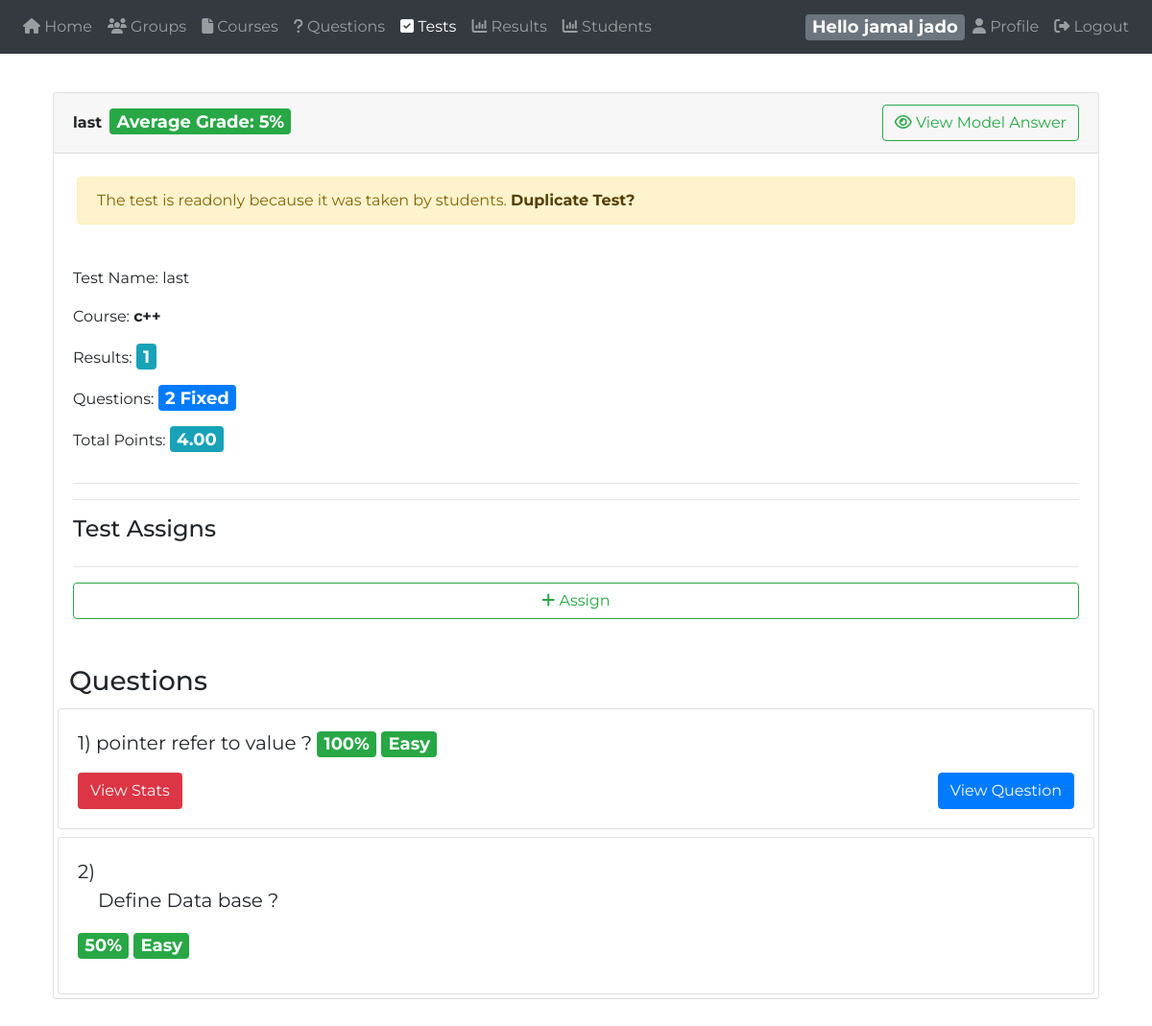
The page /instructor/?tests=view&id=42 (signed in) on the database its author committed.
### tables this page shows
CREATE TABLE `instructor` (
  `id` int(11) NOT NULL,
  `name` varchar(120) NOT NULL,
  `email` varchar(120) NOT NULL,
  `password` varchar(100) NOT NULL,
  `phone` varchar(13) NOT NULL,
  `password_token` varchar(100) DEFAULT NULL,
  `token_expire` timestamp NULL DEFAULT NULL,
  `suspended` int(11) NOT NULL DEFAULT 0,
  `isAdmin` tinyint(1) NOT NULL DEFAULT 0
);

CREATE TABLE `test` (
  `id` int(11) NOT NULL,
  `name` varchar(255) DEFAULT NULL,
  `courseID` int(11) DEFAULT NULL,
  `deleted` tinyint(1) DEFAULT 0,
  `instructorID` int(11) DEFAULT NULL
);

CREATE TABLE `question` (
  `id` int(11) NOT NULL,
  `question` varchar(2000) DEFAULT NULL,
  `type` int(1) DEFAULT NULL COMMENT '0 - MCQ / 1 - T/F /2- COMPLETE/',
  `points` int(11) NOT NULL DEFAULT 1,
  `difficulty` tinyint(1) DEFAULT 1,
  `isTrue` tinyint(1) NOT NULL DEFAULT 1,
  `instructorID` int(11) NOT NULL,
  `courseID` int(11) DEFAULT NULL,
  `deleted` tinyint(1) NOT NULL DEFAULT 0
);

### instructor/app/view/tests.php (the view, shortened to what the rows shown need)
<?php
require_once 'header.php';
require_once 'header.php';
require_once 'navbar.php';
    if (($_GET['tests'] == "addQuestions") && (isset($_GET['id']))) { ?>
      <div class="col-md-12">
        <div class="card">
          <div class="card-header">
            <strong class="card-title">Questions</strong>
            <a href="?questions=add" type="button" class="btn btn-outline-primary float-right mb-1"><i class="fa fa-plus"></i>Add New Question</a>
            <a href="?tests=view&id=<?php echo $_GET['id']?>" type="button" class="btn btn-outline-primary float-right mb-1" style="margin-right: 22px;"><i class="fa fa-arrow-circle-left"></i>  Back To Test</a>
          </div>
          <div class="card-body">
            <div class="row form-group">
              <div class="col col-md-3">
                <label>You selected</label>
              </div>
              <div class="col-12 col-md-9">
                <span class="badge badge-success" id="counter">0</span> Questions
              </div>
            </div>
            <div class="row form-group">
              <div class="col col-md-3">
                <label for="total">Total Points</label>
              </div>
              <div class="col-12 col-md-9">
                <span class="badge badge-success" id="total">0</span> Point
              </div>
            </div>
          </div>
          <div class="card-body">
            <table id="AssignQuestionsTable" class="table table-striped table-bordered">
              <thead>
                <tr>
                  <th></th>
                  <th class="d-none">ID</th>
                  <th>Question</th>
                  <th>Course</th>
                  <th>Points</th>
                  <th>Type</th>
                  <th>Difficulty</th>
                </tr>
              </thead>
              <tbody>
                <?php
                  $_tests = new test();
                  $Questions = $_tests->getQuestionsNotInTest($_GET['id']);
                  $qTypes = [0=>'Multiple Choise',1=>'True/False',2=>'Complete',3=>'Multiple Select',4=>'Matching',5=>'Essay'];
                  foreach ($Questions as $question) {
                      echo '<tr>
                            <td></td>
                            <td class="d-none">'. $question->id .'</td>
                            <td style="max-width:300px">'. $question->question .'</td>
                            <td>'. $question->course .'</td>
                            <td class="qDegree">
                              <input class="form-control" value="'. $question->points .'" disabled>
                            </td>
                            <td>'. $qTypes[$question->type] .'</td>
                            <td>'. (($question->difficulty == 1)?'<span class="badge badge-success">Easy</span>':(($question->difficulty == 2)?'<span class="badge badge-warning">Moderate</span>':'<span class="badge badge-danger">Hard</span>')) .'</td>
                      </tr>';
                  }?>
              </tbody>
            </table>
            <form id="testQuestions" action="app/controller/test.inc.php?addQuestionsToTest=<?php echo $_GET['id']; ?>" method="post">
            </form>
            <button type="submit" form="testQuestions" class="btn btn-outline-primary btn-lg btn-block">Add To Test</button>
          </div>
        </div>
      </div>
    <?php
} elseif (($_GET['tests'] == "view") && (isset($_GET['id']))) {
    $_tests = new test();
    $test = $_tests->getByID($_GET['id']);
    $readOnly = $_tests->isReadOnly($_GET['id']);
    $testAverage = $_tests->testAverage($_GET['id']);
?>
<div class="col-md-12">
    <div class="card">
        <div class="card-header">
            <strong class="card-title"><?php echo $test->name ?></strong>
            <?php if ($readOnly) { ?>
                <span class="badge badge-success m-1">Average Grade: <?php echo $testAverage ?>%</span>
                <a href="?tests=model&id=<?php echo $test->id ?>" class="btn btn-outline-success float-right"><i class="fa fa-eye"></i> View Model Answer</a>
            <?php } else { ?>
                <button type="button" class="btn btn-outline-primary float-right" data-toggle="modal" data-target="#editTest" data-tname="<?php echo $test->name ?>" data-tid="<?php echo $test->id ?>" data-tcourse="<?php echo $test->courseID ?>"><i class="fa fa-edit"></i> Edit</button>
            <?php } ?>
        </div>
        <?php echo ($readOnly ? '<span class="alert alert-warning m-4" role="alert">The test is readonly because it was taken by students.  <a href="app/controller/test.inc.php?duplicateTest=' . $test->id . '" class="alert-link">Duplicate Test?</a></span>' : ''); ?>
        <div class="card-body">
            <div class="row">
                <div class="col-12">
                    <label class="control-label mb-3">Test Name: </label>
                    <label class="control-label mb-3"><?php echo $test->name ?></label>
                </div>
                <div class="col-12">
                    <label class="control-label mb-3">Course: </label>
                    <label class="control-label mb-3"><strong><?php echo $test->course ?></strong></label>
                </div>
                <div class="col-12">
                    <label class="control-label mb-3">Results: </label>
                    <label class="control-label mb-3"><span class="badge badge-info"><?php echo $test->inResults ?></span></label>
                </div>
                <div class="col-12">
                    <label class="control-label mb-3">Questions: </label>
                    <label class="control-label mb-3"><span class="badge badge-primary"><?php echo (!empty($test->fixedQuestions) ? $test->fixedQuestions : '0') ?> Fixed</span></label>
                </div>
                <div class="col-12">
                    <label class="control-label mb-3">Total Points: </label>
                    <label class="control-label mb-3"><span class="badge badge-info"><?php echo $test->TestGrade ?></span></label>
                </div>
            </div>
            <hr>
            <hr>
            <h4>Test Assigns</h4>
            <hr>
            <a href="?assign&test=<?php echo $test->id ?>" id="assignButton" data-questions="<?php echo $test->fixedQuestions ?>" type="button" class="btn btn-outline-success btn-block mb-1"><i class="fa fa-plus"></i> Assign</a>        </div>
        <br>
        <?php if (!$readOnly) { ?>
            <div class="card-header" style="background:inherit;">
                <h4 class="float-left">Test Questions</h4>
                <a href="?tests=addQuestions&id=<?php echo $test->id ?>" type="button" class="btn btn-outline-primary float-right m-1"><i class="fa fa-plus"></i> Add Fixed Questions</a>
                <form id="testQuestions" action="app/controller/test.inc.php?deleteQuestionsFromTest=<?php echo $test->id ?>" method="post">
                    <button class="btn btn-outline-danger float-right m-1" type="submit"><i class="fa fa-trash"></i> Delete Selected</button>
                </form>
            </div>
            <div class="card-body">
                <table id="deleteQuestionsFromTest" class="table table-striped table-bordered">
                    <thead>
                        <tr>
                            <th></th>
                            <th class="d-none">ID</th>
                            <th>Question</th>
                            <th>Course</th>
                            <th>Points</th>
                            <th>Type</th>
                            <th>Difficulty</th>
                        </tr>
                    </thead>
                    <tbody>
                        <?php
                        $_tests = new test();
                        $Questions = $_tests->getQuestionsInTest($_GET['id']);
                        $qTypes = [0 => 'Multiple Choice', 1 => 'True/False', 2 => 'Complete', 3 => 'Multiple Select', 4 => 'Matching', 5 => 'Essay'];
                        foreach ($Questions as $question) { ?>
                            <tr>
                                <td></td>
                                <td class="d-none"><?php echo $question->id ?></td>
                                <td class="text-wrap" style="max-width:300px"><?php echo $question->question ?></td>
                                <td><?php echo $question->course ?></td>
                                <td class="qDegree text-center" name="qDegree"><span class="badge badge-success"><?php echo $question->questionGrade ?></span></td>
                                <td><?php echo $qTypes[$question->type]; ?></td>
                                <td><?php echo (($question->difficulty == 1) ? '<span class="badge badge-success">Easy</span>' : (($question->difficulty == 2) ? '<span class="badge badge-warning">Moderate</span>' : '<span class="badge badge-danger">Hard</span>')) ?></td>
                            </tr>
                        <?php } ?>
                    </tbody>
                </table>
            </div>
        <?php } else { ?>
            <h3 class="ml-3">Questions</h3>
            <?php
            $rep = new report;
            $questions = $rep->getQuestionsInTest($_GET['id']);
            $i = 0;
            foreach ($questions as $question) {
                $i++;
                $questionDetails = $rep->getQuestionReport($question->id);
                $crt = $questionDetails->rightAnswers;
                $ttl = $questionDetails->inResults;
                $correct = round(($crt / $ttl) * 100, 0);
            ?>
                <div class="card m-1">
                    <div class="card-body">
                        <blockquote class="blockquote">
                            <?php echo $i ?>) <?php echo $questionDetails->question ?>
                            <span class="badge badge-<?php echo ($correct < 50) ? 'danger' : 'success' ?>"><?php echo $correct ?>%</span>
                            <?php echo (($questionDetails->difficulty == 1) ? '<span class="badge badge-success">Easy</span>' : (($questionDetails->difficulty == 2) ? '<span class="badge badge-warning">Moderate</span>' : '<span class="badge badge-danger">Hard</span>')) ?>
                        </blockquote>
                        <?php if ($questionDetails->type < 4) { ?>
                            <button class="btn bg-danger text-light" type="button" data-toggle="collapse" data-target="#question<?php echo $i ?>" aria-expanded="true" aria-controls="collapseOne">View Stats</button>
                            <a class="btn btn-primary float-right" type="button" href="?questions=view&id=<?php echo $questionDetails->id; ?>">View Question</a>
                        <?php } ?>
                    </div>
                </div>
            <?php } ?>
        <?php } ?>
    </div>
</div>
        <?php } ?>
          <?php
require_once 'footer.php';
?>

### instructor/app/view/navbar.php (shortened to what the rows shown need)
<?php
$obj = new instructor();
$usr = $obj->getByEmail($_SESSION['mydata']->email);
?>
<body>
  <nav class="navbar navbar-icon-top navbar-expand-lg navbar-dark bg-dark">
    <div class="collapse navbar-collapse" id="navbarSupportedContent">
      <ul class="navbar-nav mr-auto">
        <?php
          if($_SESSION['mydata']->isAdmin){ ?>
            <li class="nav-item <?php echo (isset($_GET['instructors'])?'active':'') ?>">
              <a class="nav-link" href="?instructors">
                <i class="fa fa-group"></i>
                Instructors
              </a>
            </li>
            <li class="nav-item <?php echo (isset($_GET['students'])?'active':'') ?>">
              <a class="nav-link" href="?students">
                <i class="fa fa-group"></i>
                Students
              </a>
            </li>
            <li class="nav-item <?php echo (isset($_GET['results'])?'active':'') ?>">
              <a class="nav-link" href="?results">
                <i class="fa fa-group"></i>
                Results
              </a>
            </li>
          <?php }else{ ?>
        <li class="nav-item <?php echo (empty($_GET)?'active':'') ?>">
          <a class="nav-link" href=".">
            <i class="fa fa-home"></i>
              Home
            </a>
        </li>
        <li class="nav-item <?php echo (isset($_GET['groups'])?'active':'') ?>">
          <a class="nav-link" href="?groups">
            <i class="fa fa-group"></i>
            Groups
          </a>
        </li>
        <li class="nav-item <?php echo (isset($_GET['courses'])?'active':'') ?>">
          <a class="nav-link" href="?courses">
            <i class="fa fa-file"></i>
            Courses
          </a>
        </li>
        <li class="nav-item <?php echo (isset($_GET['questions'])?'active':'') ?>">
          <a class="nav-link" href="?questions">
            <i class="fa fa-question"></i>
            Questions
          </a>
        </li>
        <li class="nav-item <?php echo (isset($_GET['tests'])?'active':'') ?>">
          <a class="nav-link" href="?tests">
            <i class="fa fa-check-square"></i>
            Tests
          </a>
        </li>
        <li class="nav-item <?php echo (isset($_GET['results'])?'active':'') ?>">
          <a class="nav-link" href="?results">
            <i class="fa fa-bar-chart"></i>
            Results
          </a>
        </li>
        <li class="nav-item <?php echo (isset($_GET['students'])?'active':'') ?>">
          <a class="nav-link" href="?students">
            <i class="fa fa-bar-chart"></i>
            Students
          </a>
        </li>
<?php } ?>
      </ul>
      <span class="badge badge-secondary">Hello <?php echo $_SESSION['mydata']->name ?></span>
      <ul class="navbar-nav ">
        <li class="nav-item">
          <a class="nav-link" href="?profile">
            <i class="fa fa-user"></i>
            Profile
          </a>
        </li>
        <li class="nav-item">
          <a class="nav-link" href="?logout">
            <i class="fa fa-sign-out"></i>
            Logout
          </a>
        </li>
      </ul>
    </div>
  </nav>

### rows shown on the page
instructor: name "jamal jado"
test: name "last"
question: question "pointer refer to value ?", correct "100", difficulty "Easy"
question: question "Define Data base ?", correct "50", difficulty "Easy"

### other values the page prints
$testAverage "5"
$test->course "c++"
$test->inResults "1"
$test->fixedQuestions "2"
$test->TestGrade "4.00"
